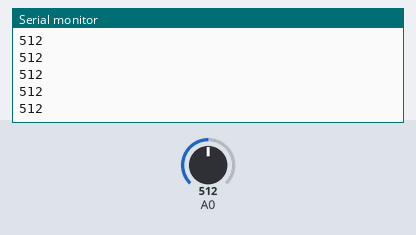
Recording of a sketch running on a simulated Arduino Uno, built with avr-gcc and run on an emulated ATmega328P. On the bench: the last lines printed to the serial monitor. The inputs (shaded band) are chosen by the test bench; at power-on: A0 = 512.

Above: at 1.2 s.
1.3 s: A0 set to 716
At 1.31 s:
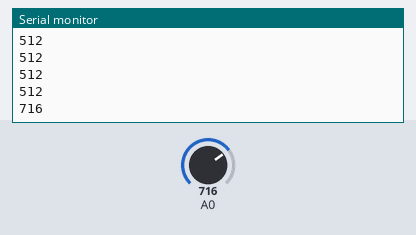
2.8 s: A0 set to 900
At 2.81 s:
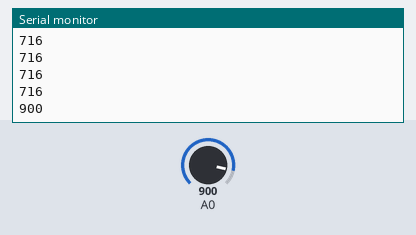
Timing chart, 0 to 5.8 s (numbered marks = the images above; inputs shaded):
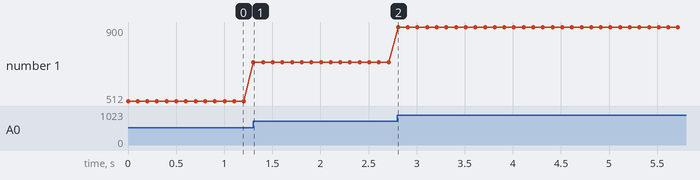

Measured:
- after the input at 1.3 s, the serial monitor: prints a new line at once (image 1)
- after the input at 2.8 s, the serial monitor: prints a new line at once (image 2)
- plotted number 1: 512 → 716 after the input at 1.3 s, 716 → 900 after the input at 2.8 s

The sketch:

Ard2Py_VR.ino
```cpp
int VR;

void setup() {
  pinMode (A0, INPUT);
  Serial.begin (115200);


}

void loop() {
  VR = analogRead (A0);
  Serial.println(VR);
  delay(100);
}
```
